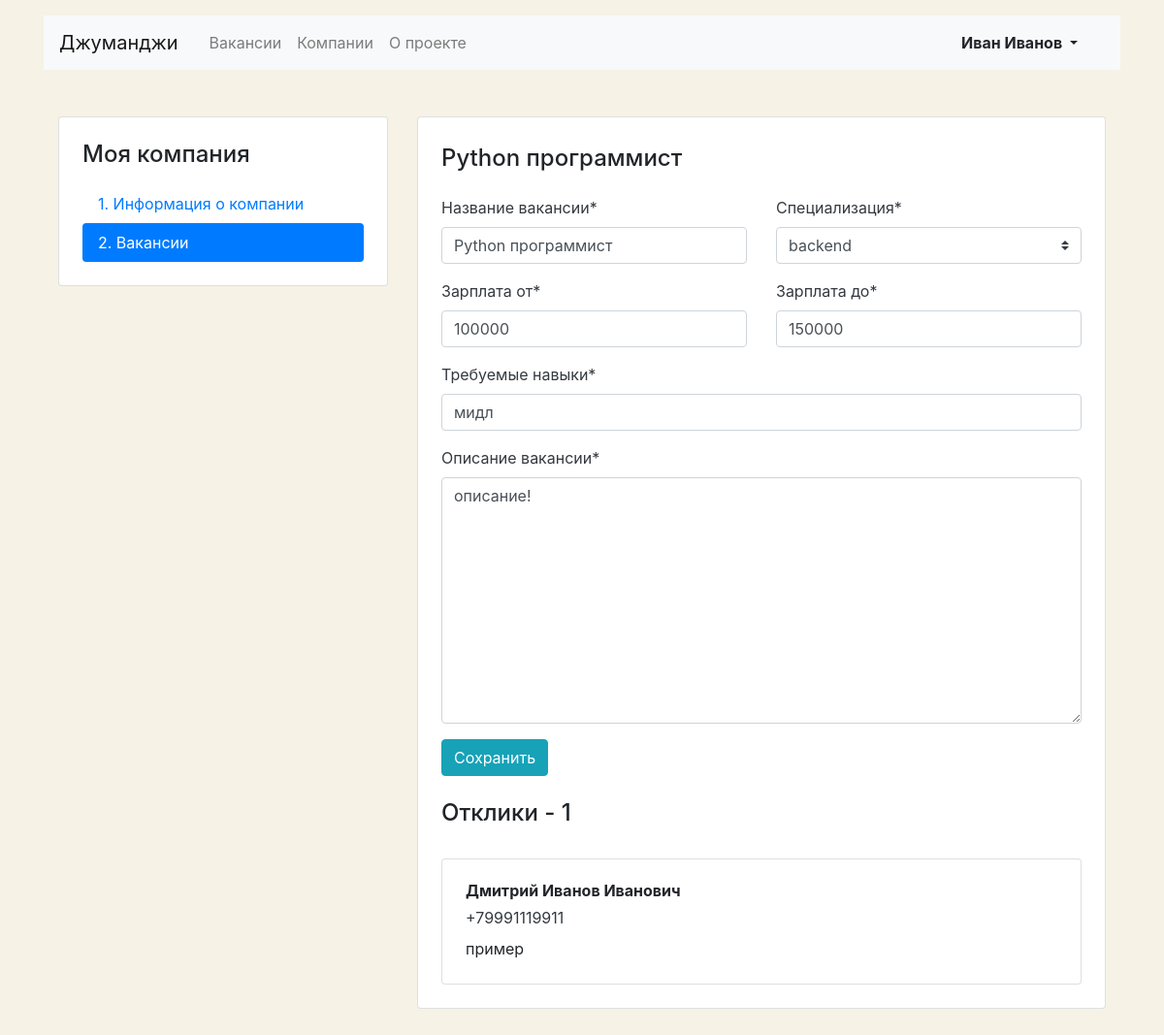
/mycompany/vacancies/9/ (signed in), run on the app's committed database.
### app_vacancies/models.py (models this page shows)
class Vacancy(models.Model):
    title = models.CharField(max_length=100, default='')
    specialty = models.ForeignKey(Specialty, on_delete=models.CASCADE, related_name="vacancies", null=True)
    company = models.ForeignKey(Company, on_delete=models.CASCADE, related_name="vacancies", null=True)
    skills = models.CharField(max_length=100, default='')
    description = models.TextField(default='')
    salary_min = models.IntegerField(default=0)
    salary_max = models.IntegerField(default=0)
    published_at = models.DateField(null=True)
    class Meta:
        ordering = ['-published_at']

class Application(models.Model):
    written_username = models.CharField(max_length=50)
    written_phone = models.CharField(max_length=30)
    written_cover_letter = models.TextField()
    vacancy = models.ForeignKey(Vacancy, on_delete=models.CASCADE, related_name='applications')
    user = models.ForeignKey(User, on_delete=models.CASCADE, related_name='applications')

### app_vacancies/views.py (the view, shortened to what this page needs)
# urls.py: path('mycompany/vacancies/<int:id>/', MyVacancyView.as_view(), name='my_vacancy'),
class MyVacancyView(LoginRequiredMixin, View):
    login_url = '/login/'
    def get(self, request, id):
        try:
            vacancy = Vacancy.objects.get(id=id)
            applications = Application.objects.filter(vacancy=id)
            if vacancy.company.owner_id == request.user.id:
                form = VacancyForm(instance=vacancy)
                return render(request, 'vacancy-edit.html', context={
                    'form': form,
                    'applications': applications
                })
            else:
                raise PermissionDenied
        except ObjectDoesNotExist or MultipleObjectsReturned:
            return Http404

### app_vacancies/forms.py
class VacancyForm(ModelForm):
    class Meta:
        model = Vacancy
        fields = ['title', 'specialty', 'skills', 'description', 'salary_min', 'salary_max']
        labels = {
            'title': 'Название вакансии',
            'specialty': 'Специализация',
            'skills': 'Требуемые навыки',
            'description': 'Описание вакансии',
            'salary_min': 'Зарплата от',
            'salary_max': 'Зарплата до',
        }
    def __init__(self, *args, **kwargs):
        super().__init__(*args, **kwargs)
        self.helper = FormHelper()
        self.helper.form_method = 'post'
        self.helper.add_input(Submit('submit', 'Сохранить'))
        self.helper.span = False
        self.helper.label_class = 'mb-2 text-dark'

### app_vacancies/models.py (called while the page is built)
    def __str__(self):
        return self.code

### templates/vacancy-edit.html (shortened to what this page needs)
{% extends 'base_my_company.html' %}
{% block container_my_company %}
    {% load crispy_forms_tags %}
      <div class="col-12 col-lg-8">
        <div class="card">
          <div class="card-body px-4 pb-4 tab-content">
            <section>
              <h2 class="h4 pt-2 pb-3">{{ form.title.value }}</h2>
              <form action="{{ request.path }}" method="post">
                <div class="row">
                  <div class="col-12 col-md-6">
                    <div class="form-group pb-0">
                      {{ form.title|as_crispy_field }}
                    </div>
                  </div>
                  <div class="col-12 col-md-6">
                    <div class="form-group pb-0">
                      {{ form.specialty|as_crispy_field }}
                    </div>
                  </div>
                </div>
                <div class="row">
                  <div class="col-12 col-md-6">
                    <div class="form-group pb-0">
                        {{ form.salary_min|as_crispy_field }}
                    </div>
                  </div>
                  <div class="col-12 col-md-6">
                    <div class="form-group pb-0">
                      {{ form.salary_max|as_crispy_field }}
                    </div>
                  </div>
                </div>
                <div class="form-group pb-0">
                  {{ form.skills|as_crispy_field }}
                </div>
                <div class="form-group pb-0">
                  {{ form.description|as_crispy_field }}
                </div>
                <div class="form-group">
                  <input type="submit" class="btn btn-info" value="Сохранить">
                </div>
              </form>
              <h2 class="h4 pt-2 pb-3">Отклики - {{ applications.count }}</h2>
                {% for application in applications %}
              <div class="card mt-3">
                <div class="card-body px-4">
                  <p class="mb-1 font-weight-bold">{{ application.written_username }}</p>
                  <p class="mb-2"><a href="tel:{{ application.written_phone }}" class="text-dark">{{ application.written_phone }}</a></p>
                  <p class="mb-1">{{ application.written_cover_letter }}</p>
                </div>
              </div>
                {% endfor %}
            </section>
          </div>
        </div>
      </div>
{% endblock %}

### templates/base.html (shortened to what this page needs)
<!DOCTYPE html>
<html lang="ru">
<head>
  <link rel="stylesheet" href="https://stackpath.bootstrapcdn.com/bootstrap/4.3.1/css/bootstrap.min.css">
</head>
<body>
  <header class="container mt-3">
    <nav class="navbar navbar-expand-lg navbar-light bg-light">
      <a class="navbar-brand mr-4" href="/">Джуманджи</a>
      <div class="collapse navbar-collapse justify-content-between" id="navbarNav">
        <ul class="navbar-nav col-10">
          <li class="nav-item">
            <a class="nav-link" href="{% url 'vacancies' %}">Вакансии</a>
          </li>
          <li class="nav-item">
            <a class="nav-link" href="{% url 'main' %}#companies">Компании</a>
          </li>
          <li class="nav-item">
            <a class="nav-link" href="#">О проекте</a>
          </li>
        </ul>
        <ul class="navbar-nav col-2 justify-content-end">
          <li class="nav-item active">
            {% if user.is_authenticated %}
            <div class="btn-group">
              <button type="button" class="btn dropdown-toggle font-weight-bold" data-toggle="dropdown" aria-haspopup="true" aria-expanded="false">
                {{ user.first_name }} {{ user.last_name }}
              </button>
            </div>
            {% else %}
                <a href="{% url 'login' %}" class="nav-link font-weight-bold">Вход</a>
            {% endif %}
          </li>
        </ul>
      </div>
    </nav>
  </header>
    <div class="container">
        {% block container %} {% endblock %}
</body>
</html>

### templates/base_my_company.html (style rules this page uses)
body { background-color: #F6F2E6; }

### data on the page
Vacancy: title.value "Python программист", title "Python программист", specialty "backend", salary_min "100000", salary_max "150000", skills "мидл", description "описание!"
Application: written_username "Дмитрий Иванов Иванович", written_phone "+79991119911", written_cover_letter "пример"

### other printed values
{{ user.first_name }} "Иван"
{{ user.last_name }} "Иванов"
{{ applications.count }} "1"
